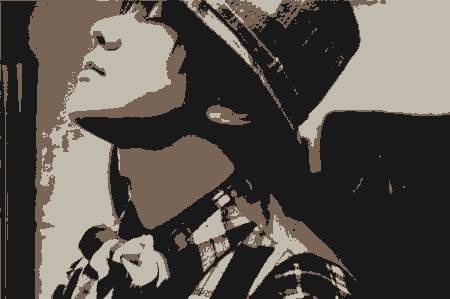
#> input picture splicePicture/k_new.png, 450 x 299 px
$ python square.py
#> lines starting #> are read from the running program, lines starting #| are printed output that depends on the picture
import numpy as np
from PIL import Image


def func(file_path, mode="cut"):
    """
    This is to make the image into a square. And mode is cut or fill.
    """
#> called with file_path = './k_new.png', mode = 'cut'
    image = Image.open(file_path).convert("RGBA")
    np_image = np.array(image, dtype=np.uint8)
    height, width, _ = np_image.shape
#> height = 299; width = 450
    if mode == "fill":
        side_length = max(height, width)
    else:
        side_length = min(height, width)
#> side_length = 299
    '''We should expand or reduce the shape to a square, and fill the blank area with WHITE.'''
    new_np_image = np.ones((side_length, side_length, 4), dtype=np.uint8) * 255
    '''Put the picture in the middle.'''
    if mode == "fill":
        if height < side_length:
            s = int(side_length / 2) - int(height / 2)
            new_np_image[s: s + height, :, :] = np_image
        else:
            t = int(side_length / 2) - int(width / 2)
            new_np_image[:, t: t + width, :] = np_image
    else:
        if height > side_length:
            s = int(height / 2) - int(side_length / 2)
            new_np_image = np_image[s: s + side_length, :, :]
        else:
            t = int(width / 2) - int(side_length / 2)
#> t = 76
            new_np_image = np_image[:, t: t + side_length, :]
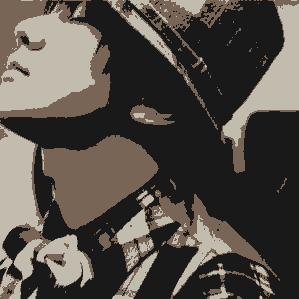
#> new_np_image: shape (299, 299, 4); mean R, G, B, A 84.3, 78.9, 71.7, 255
    img = Image.fromarray(new_np_image.astype('uint8')).convert('RGB')
    img.save("square.png")
    print("done.")


if __name__ == "__main__":
    func("./k_new.png")
